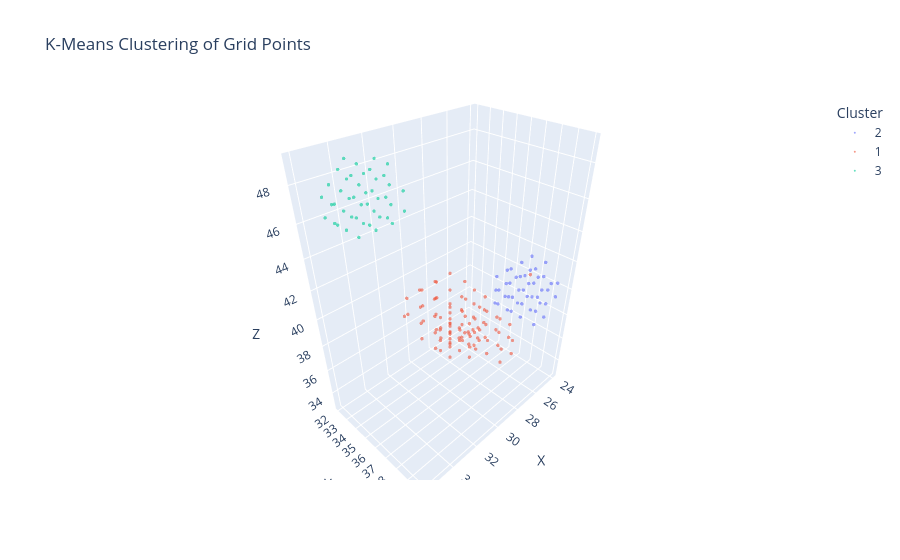

The code cell stored with this chart in its notebook:
### Code cell
# Control which clusters to plot (exclude cluster 0 by default)
clusters_to_plot = [
    1,
    2,
    3,
    4,
    5,
]  # Modify this list to control which clusters are displayed

# Get cluster labels (3D grid shape)
labels = km_clusters.npGrid["RESP"]

# Generate grid coordinates based on the shape of the cluster data
shape = labels.shape
x_coords, y_coords, z_coords = np.meshgrid(
    np.arange(shape[0]), np.arange(shape[1]), np.arange(shape[2]), indexing="ij"
)

# Flatten all arrays for plotting
x_flat = x_coords.flatten()
y_flat = y_coords.flatten()
z_flat = z_coords.flatten()
labels_flat = labels.flatten()

# Filter to only include selected clusters
mask = np.isin(labels_flat, clusters_to_plot)
x_filtered = x_flat[mask]
y_filtered = y_flat[mask]
z_filtered = z_flat[mask]
labels_filtered = labels_flat[mask]

# Create a plotly 3D scatter plot with discrete colors for clusters
fig = px.scatter_3d(
    x=x_filtered,
    y=y_filtered,
    z=z_filtered,
    color=labels_filtered.astype(str),  # Convert to string for discrete colors
    title="K-Means Clustering of Grid Points",
    labels={"x": "X", "y": "Y", "z": "Z", "color": "Cluster"},
    opacity=0.6,
)
fig.update_traces(marker=dict(size=2))
fig.update_layout(legend_title_text="Cluster")
fig.show()

### Figure 1 — Plotly figure (JSON) as saved in the notebook; plotly's stock layout.template omitted (floating-point values rounded to 4 significant figures)
{"data": [{"hovertemplate": "Cluster=2<br>X=%{x}<br>Y=%{y}<br>Z=%{z}<extra></extra>", "legendgroup": "2", "marker": {"color": "#636efa", "opacity": 0.6, "size": 2, "symbol": "circle"}, "mode": "markers", "name": "2", "scene": "scene", "showlegend": true, "type": "scatter3d", "x": [24, 24, 25, 25, 25, 25, 25, 25, 25, 25, 25, 25, 25, 26, 26, 26, 26, 26, 26, 26, 26, 26, 26, 26, 26, 26, 26, 27, 27, 27, 27, 27, 27, 27, 27, 27, 27, 27, 27, 27, 27, 28, 28, 28, 28], "y": [38, 39, 37, 38, 38, 38, 38, 39, 39, 39, 39, 40, 40, 37, 37, 37, 38, 38, 38, 38, 39, 39, 39, 39, 40, 40, 40, 37, 37, 37, 38, 38, 38, 38, 39, 39, 39, 39, 40, 40, 40, 38, 38, 39, 39], "z": [40, 40, 40, 39, 40, 41, 42, 39, 40, 41, 42, 40, 41, 39, 40, 41, 39, 40, 41, 42, 39, 40, 41, 42, 39, 40, 41, 39, 40, 41, 39, 40, 41, 42, 39, 40, 41, 42, 39, 40, 41, 40, 41, 40, 41]}, {"hovertemplate": "Cluster=1<br>X=%{x}<br>Y=%{y}<br>Z=%{z}<extra></extra>", "legendgroup": "1", "marker": {"color": "#EF553B", "opacity": 0.6, "size": 2, "symbol": "circle"}, "mode": "markers", "name": "1", "scene": "scene", "showlegend": true, "type": "scatter3d", "x": [25, 25, 25, 26, 26, 26, 26, 26, 26, 26, 26, 27, 27, 27, 27, 27, 27, 27, 27, 27, 27, 27, 27, 27, 28, 28, 28, 28, 28, 28, 28, 28, 28, 28, 28, 28, 28, 29, 29, 29, 29, 29, 29, 29, 29, 29, 29, 29, 29, 29, 29, 30, 30, 30, 30, 30, 30, 30, 30, 30, 30, 30, 31, 31, 31, 31, 32, 32, 32, 32, 32, 33, 33, 33, 33, 33, 33, 33, 33, 33, 33, 33, 33, 33, 33, 34, 34, 34, 34, 34, 34, 34, 34, 34, 34, 34, 34, 35], "y": [33, 34, 34, 32, 33, 33, 34, 34, 34, 35, 35, 32, 32, 32, 33, 33, 33, 33, 34, 34, 34, 35, 35, 35, 33, 33, 33, 34, 34, 37, 37, 37, 38, 38, 39, 39, 40, 36, 36, 37, 37, 37, 37, 38, 38, 38, 39, 39, 39, 40, 40, 36, 37, 37, 37, 38, 38, 38, 39, 39, 40, 40, 37, 37, 38, 39, 37, 37, 38, 39, 40, 37, 37, 37, 38, 38, 38, 38, 39, 39, 39, 39, 40, 40, 40, 37, 37, 38, 38, 38, 38, 39, 39, 39, 39, 40, 40, 38], "z": [33, 33, 34, 33, 33, 34, 33, 34, 35, 34, 35, 33, 34, 35, 33, 34, 35, 36, 33, 34, 35, 33, 34, 35, 33, 34, 35, 33, 34, 38, 39, 40, 38, 39, 38, 39, 43, 39, 40, 38, 39, 40, 41, 38, 39, 40, 38, 39, 40, 38, 39, 40, 38, 39, 40, 38, 39, 40, 38, 39, 38, 39, 39, 40, 39, 39, 42, 43, 44, 44, 43, 41, 42, 43, 41, 42, 43, 44, 41, 42, 43, 44, 42, 43, 44, 42, 43, 41, 42, 43, 44, 41, 42, 43, 44, 42, 43, 43]}, {"hovertemplate": "Cluster=3<br>X=%{x}<br>Y=%{y}<br>Z=%{z}<extra></extra>", "legendgroup": "3", "marker": {"color": "#00cc96", "opacity": 0.6, "size": 2, "symbol": "circle"}, "mode": "markers", "name": "3", "scene": "scene", "showlegend": true, "type": "scatter3d", "x": [33, 33, 33, 33, 33, 33, 33, 33, 33, 33, 33, 33, 34, 34, 34, 34, 34, 34, 34, 34, 34, 34, 34, 34, 34, 34, 34, 35, 35, 35, 35, 35, 35, 35, 35, 35, 35, 35, 35, 35, 36, 36, 36, 36], "y": [33, 33, 34, 34, 34, 34, 35, 35, 35, 35, 36, 36, 33, 33, 33, 33, 34, 34, 34, 34, 35, 35, 35, 35, 36, 36, 36, 33, 33, 33, 34, 34, 34, 34, 35, 35, 35, 35, 36, 36, 34, 34, 35, 35], "z": [47, 48, 46, 47, 48, 49, 46, 47, 48, 49, 47, 48, 46, 47, 48, 49, 46, 47, 48, 49, 46, 47, 48, 49, 47, 48, 49, 46, 47, 48, 46, 47, 48, 49, 46, 47, 48, 49, 47, 48, 47, 48, 47, 48]}], "layout": {"legend": {"title": {"text": "Cluster"}, "tracegroupgap": 0}, "scene": {"domain": {"x": [0, 1], "y": [0, 1]}, "xaxis": {"title": {"text": "X"}}, "yaxis": {"title": {"text": "Y"}}, "zaxis": {"title": {"text": "Z"}}}, "title": {"text": "K-Means Clustering of Grid Points"}}}
